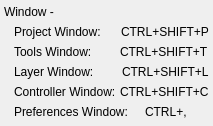
              <widget class="QWidget" name="widget_27" native="true">
               <property name="sizePolicy">
                <sizepolicy hsizetype="Preferred" vsizetype="Fixed">
                 <horstretch>0</horstretch>
                 <verstretch>0</verstretch>
                </sizepolicy>
               </property>
               <layout class="QVBoxLayout" name="verticalLayout_4">
                <property name="spacing">
                 <number>0</number>
                </property>
                <property name="leftMargin">
                 <number>4</number>
                </property>
                <property name="topMargin">
                 <number>2</number>
                </property>
                <property name="rightMargin">
                 <number>4</number>
                </property>
                <property name="bottomMargin">
                 <number>4</number>
                </property>
                <item>
                 <widget class="QWidget" name="widget_28" native="true">
                  <layout class="QHBoxLayout" name="horizontalLayout_27">
                   <property name="spacing">
                    <number>0</number>
                   </property>
                   <property name="margin">
                    <number>0</number>
                   </property>
                   <item>
                    <widget class="QLabel" name="label_40">
                     <property name="minimumSize">
                      <size>
                       <width>0</width>
                       <height>20</height>
                      </size>
                     </property>
                     <property name="text">
                      <string>Window -</string>
                     </property>
                    </widget>
                   </item>
                  </layout>
                 </widget>
                </item>
                <item>
                 <widget class="QWidget" name="widget_29" native="true">
                  <property name="minimumSize">
                   <size>
                    <width>0</width>
                    <height>20</height>
                   </size>
                  </property>
                  <layout class="QHBoxLayout" name="horizontalLayout_28" stretch="2,1">
                   <property name="spacing">
                    <number>4</number>
                   </property>
                   <property name="leftMargin">
                    <number>10</number>
                   </property>
                   <property name="topMargin">
                    <number>0</number>
                   </property>
                   <property name="rightMargin">
                    <number>0</number>
                   </property>
                   <property name="bottomMargin">
                    <number>0</number>
                   </property>
                   <item>
                    <widget class="QLabel" name="label_41">
                     <property name="text">
                      <string>Project Window:	</string>
                     </property>
                    </widget>
                   </item>
                   <item>
                    <widget class="QLabel" name="label_42">
                     <property name="text">
                      <string>CTRL+SHIFT+P</string>
                     </property>
                    </widget>
                   </item>
                  </layout>
                 </widget>
                </item>
                <item>
                 <widget class="QWidget" name="widget_30" native="true">
                  <property name="minimumSize">
                   <size>
                    <width>0</width>
                    <height>20</height>
                   </size>
                  </property>
                  <layout class="QHBoxLayout" name="horizontalLayout_29" stretch="2,1">
                   <property name="spacing">
                    <number>4</number>
                   </property>
                   <property name="leftMargin">
                    <number>10</number>
                   </property>
                   <property name="topMargin">
                    <number>0</number>
                   </property>
                   <property name="rightMargin">
                    <number>0</number>
                   </property>
                   <property name="bottomMargin">
                    <number>0</number>
                   </property>
                   <item>
                    <widget class="QLabel" name="label_43">
                     <property name="text">
                      <string>Tools Window:</string>
                     </property>
                    </widget>
                   </item>
                   <item>
                    <widget class="QLabel" name="label_44">
                     <property name="text">
                      <string>CTRL+SHIFT+T</string>
                     </property>
                    </widget>
                   </item>
                  </layout>
                 </widget>
                </item>
                <item>
                 <widget class="QWidget" name="widget_31" native="true">
                  <property name="minimumSize">
                   <size>
                    <width>0</width>
                    <height>20</height>
                   </size>
                  </property>
                  <layout class="QHBoxLayout" name="horizontalLayout_30" stretch="2,1">
                   <property name="spacing">
                    <number>4</number>
                   </property>
                   <property name="leftMargin">
                    <number>10</number>
                   </property>
                   <property name="topMargin">
                    <number>0</number>
                   </property>
                   <property name="rightMargin">
                    <number>0</number>
                   </property>
                   <property name="bottomMargin">
                    <number>0</number>
                   </property>
                   <item>
                    <widget class="QLabel" name="label_45">
                     <property name="text">
                      <string>Layer Window:</string>
                     </property>
                    </widget>
                   </item>
                   <item>
                    <widget class="QLabel" name="label_46">
                     <property name="text">
                      <string>CTRL+SHIFT+L</string>
                     </property>
                    </widget>
                   </item>
                  </layout>
                 </widget>
                </item>
                <item>
                 <widget class="QWidget" name="widget_32" native="true">
                  <property name="minimumSize">
                   <size>
                    <width>0</width>
                    <height>20</height>
                   </size>
                  </property>
                  <layout class="QHBoxLayout" name="horizontalLayout_31" stretch="2,1">
                   <property name="spacing">
                    <number>4</number>
                   </property>
                   <property name="leftMargin">
                    <number>10</number>
                   </property>
                   <property name="topMargin">
                    <number>0</number>
                   </property>
                   <property name="rightMargin">
                    <number>0</number>
                   </property>
                   <property name="bottomMargin">
                    <number>0</number>
                   </property>
                   <item>
                    <widget class="QLabel" name="label_47">
                     <property name="text">
                      <string>Controller Window:</string>
                     </property>
                    </widget>
                   </item>
                   <item>
                    <widget class="QLabel" name="label_48">
                     <property name="text">
                      <string>CTRL+SHIFT+C</string>
                     </property>
                    </widget>
                   </item>
                  </layout>
                 </widget>
                </item>
                <item>
                 <widget class="QWidget" name="widget_33" native="true">
                  <property name="minimumSize">
                   <size>
                    <width>0</width>
                    <height>20</height>
                   </size>
                  </property>
                  <layout class="QHBoxLayout" name="horizontalLayout_32" stretch="2,1">
                   <property name="spacing">
                    <number>4</number>
                   </property>
                   <property name="leftMargin">
                    <number>10</number>
                   </property>
                   <property name="topMargin">
                    <number>0</number>
                   </property>
                   <property name="rightMargin">
                    <number>0</number>
                   </property>
                   <property name="bottomMargin">
                    <number>0</number>
                   </property>
                   <item>
                    <widget class="QLabel" name="label_49">
                     <property name="text">
                      <string>Preferences Window:</string>
                     </property>
                    </widget>
                   </item>
                   <item>
                    <widget class="QLabel" name="label_50">
                     <property name="text">
                      <string>CTRL+,</string>
                     </property>
                    </widget>
                   </item>
                  </layout>
                 </widget>
                </item>
               </layout>
              </widget>
